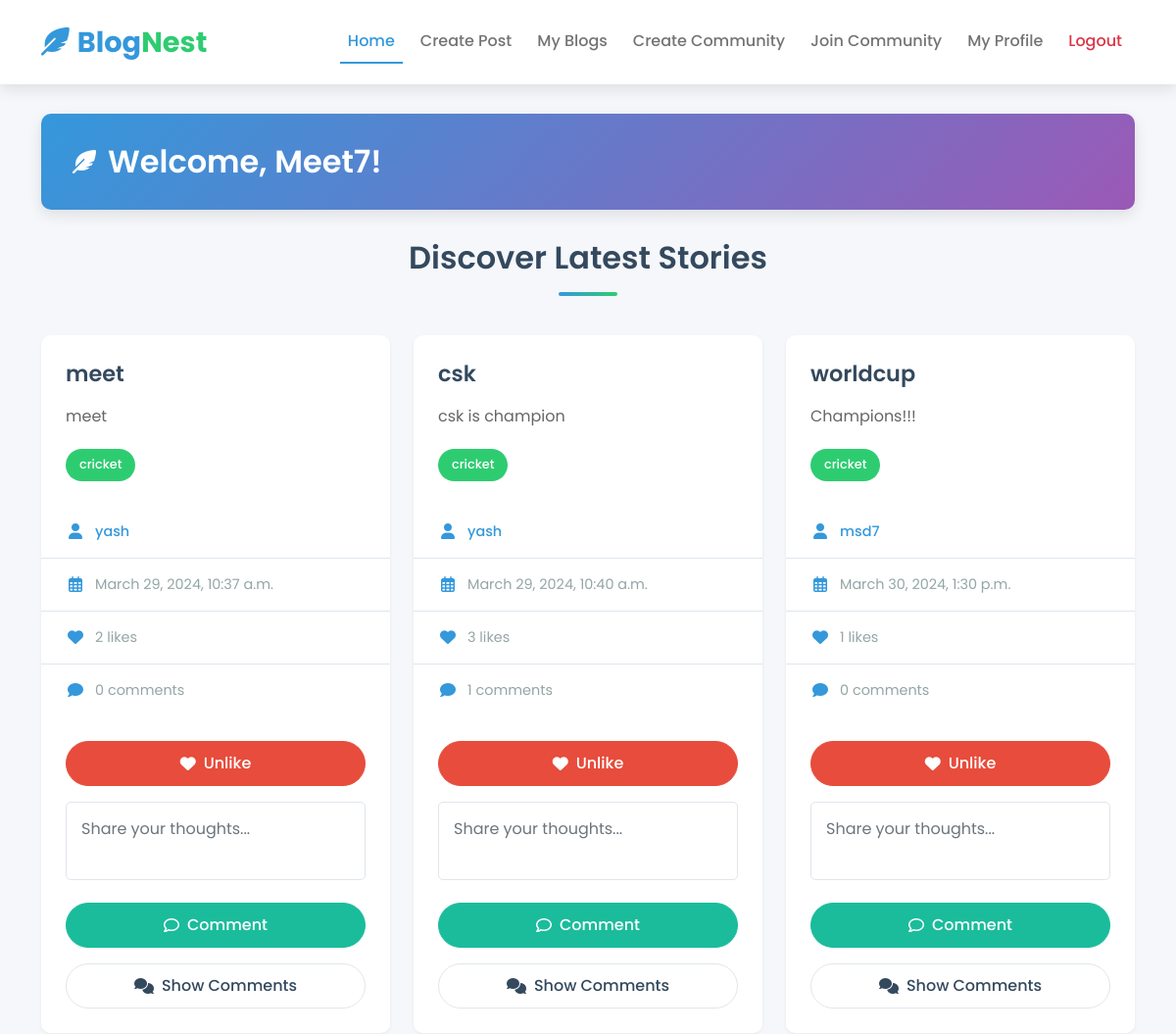
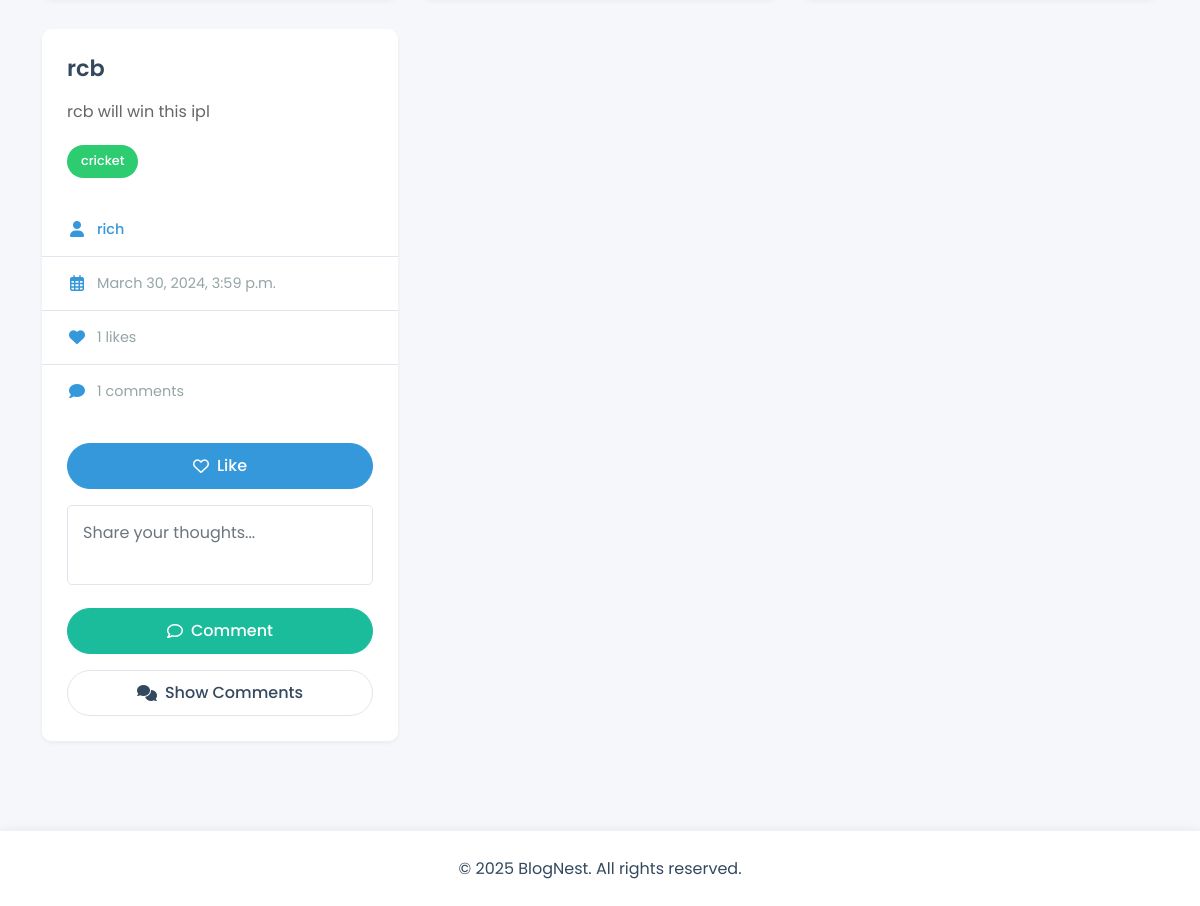
The page /home/ (signed in) on the database as committed earlier (2 pictures, top to bottom).
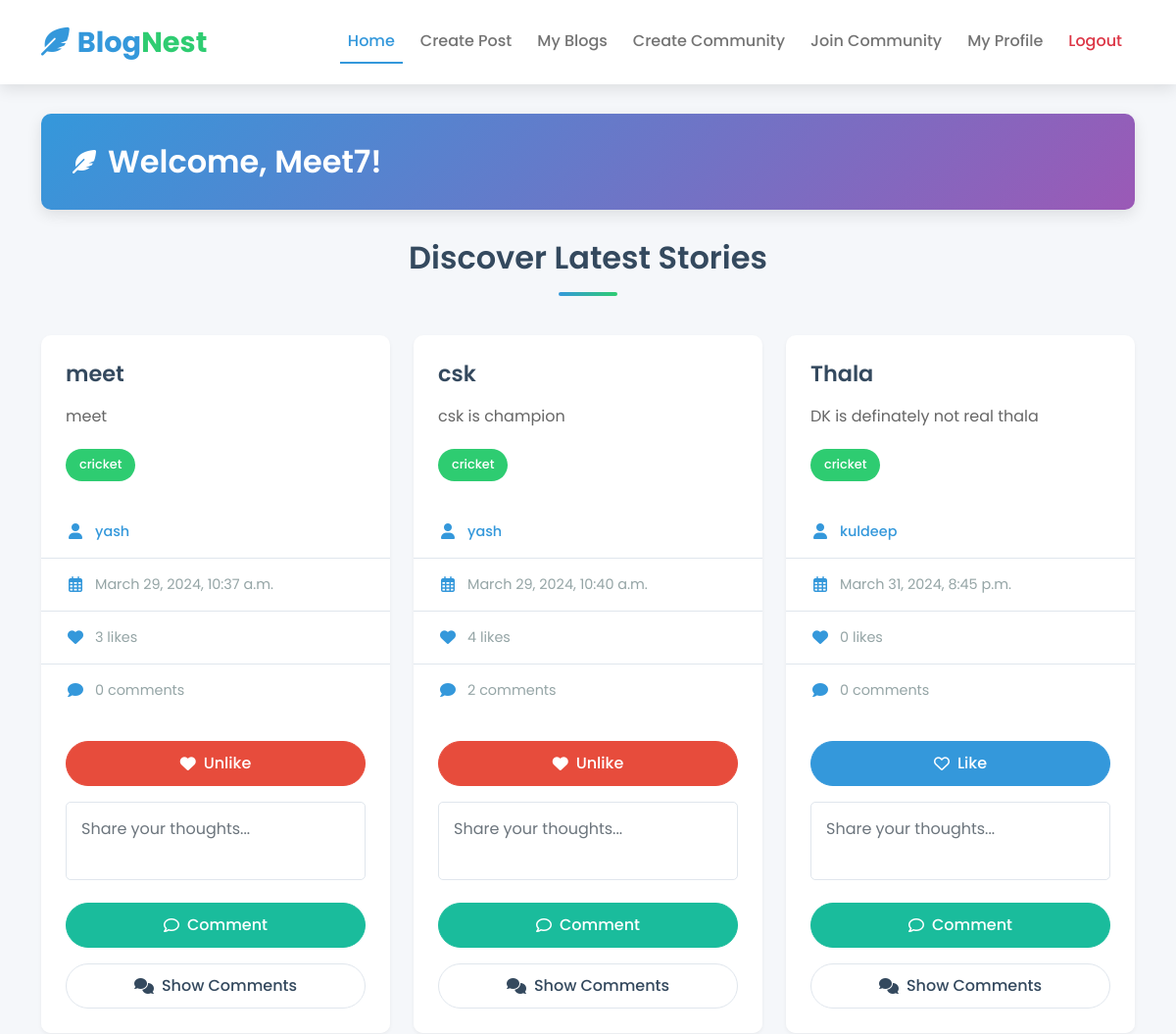
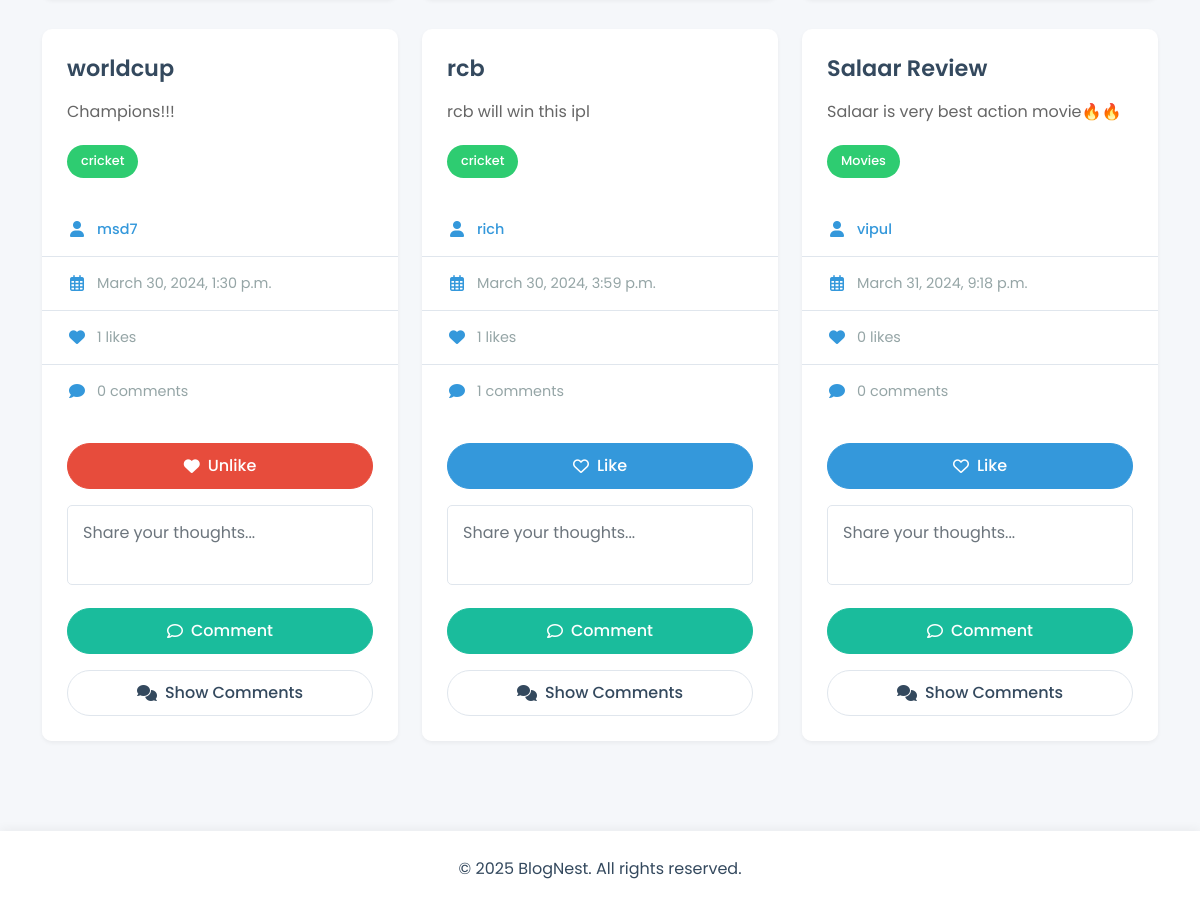
The same page on the database as committed later (2 pictures, top to bottom).
### Blog/models.py (models this page shows)
class BlogPost(models.Model):
  BlogId = models.IntegerField(primary_key = True)
  Title = models.CharField(max_length=50)
  BlogData = models.CharField(max_length=5000, null =False , default ='')
  DatePosted = models.DateTimeField()
  Likes = models.IntegerField()
  Comments = models.IntegerField()
  UserID = models.ForeignKey(User, null=True, on_delete=models.CASCADE)
  CategoryId = models.ForeignKey(Category, null=True, on_delete=models.CASCADE)

class Category(models.Model):
  CategoryId = models.IntegerField(primary_key = True)
  CategoryName = models.CharField(max_length=50)
  Description = models.CharField(max_length=500)

### Blog/views.py (the view)
# urls.py: path('home/', home, name='home'),
def home(request):
  name={'username': request.session.get('username')}
  blogs=BlogPost.objects.all()
  user=User.objects.get(username=request.session.get('username'))
  my_blogs = BlogPost.objects.filter(UserID=user)
  other_blogs = blogs.exclude(pk__in=my_blogs.values_list('pk', flat=True))
  user_has_liked_blog_ids = {}
  if user.is_authenticated:
      user_has_liked_blog_ids = Like.objects.filter(UserID=user).values_list('BlogID', flat=True)
  other_blogs_with_counts = other_blogs.annotate(
        likes_count=Count('like'),
        comments_count=Count('comment')
    )
  context = {
      'name': request.user,
      'blogs': other_blogs_with_counts,
      'user_has_liked_blog_ids': user_has_liked_blog_ids
  }
  return render(request, 'home.html', context)

### templates/home.html (shortened to what the changed rows need)
{% load static %}
<!DOCTYPE html>
<html lang="en">
<head>
  <link href="https://cdn.jsdelivr.net/npm/bootstrap@5.0.2/dist/css/bootstrap.min.css" rel="stylesheet"
>
  <link href="https://cdnjs.cloudflare.com/ajax/libs/font-awesome/6.0.0-beta3/css/all.min.css" rel="stylesheet">
  <link href="{% static 'css/home.css' %}" rel="stylesheet">
</head>
<body>
  <div class="container main-container">
    <div class="welcome-banner">
      <div class="container">
        <h2><i class="fas fa-feather-alt"></i> Welcome, {{ name.username }}!</h2>
      </div>
    </div>
    <h2 class="blog-section-title">Discover Latest Stories</h2>
    <div class="row">
      {% for blog in blogs %}
      <div class="col-lg-4 col-md-6">
        <div class="card blog-card">
          <div class="card-body">
            <h5 class="card-title">{{ blog.Title }}</h5>
            <p class="card-text">{{ blog.BlogData }}</p>
            <span class="blog-category">{{ blog.CategoryId.CategoryName }}</span>
          </div>
          <ul class="list-group list-group-flush">
            <li class="list-group-item blog-meta-item">
              <i class="fas fa-user"></i>
              <span class="blog-meta-username">{{ blog.UserID.username }}</span>
            </li>
            <li class="list-group-item blog-meta-item">
              <i class="far fa-calendar-alt"></i>
              <span>{{ blog.DatePosted }}</span>
            </li>
            <li class="list-group-item blog-meta-item">
              <i class="fas fa-heart"></i>
              <span>{{ blog.Likes }} likes</span>
            </li>
            <li class="list-group-item blog-meta-item">
              <i class="fas fa-comment"></i>
              <span>{{ blog.Comments }} comments</span>
            </li>
          </ul>
          <div class="card-footer">
            {% if user_has_liked_blog_ids and blog.pk in user_has_liked_blog_ids %}
            <a href="{% url 'remove_like' blog.pk %}" class="btn btn-danger like-btn w-100">
              <i class="fas fa-heart"></i> Unlike
            </a>
            {% else %}
            <a href="{% url 'like_blog' blog.pk %}" class="btn btn-primary like-btn w-100">
              <i class="far fa-heart"></i> Like
            </a>
            {% endif %}
            <form action="{% url 'add_comment' blog.pk %}" method="post" class="mt-3">
              <textarea name="content" id="content" rows="2" class="form-control"
                placeholder="Share your thoughts..." required></textarea>
              <button type="submit" class="btn btn-info mt-2 w-100">
                <i class="far fa-comment"></i> Comment
              </button>
            </form>
            <button class="btn btn-outline-secondary mt-3 w-100 comments-toggle" type="button" onclick="showComments({{ blog.pk }})">
              <i class="fas fa-comments"></i> <span class="comments-toggle-text">Show Comments</span>
            </button>
          </div>
        </div>
      </div>
      {% endfor %}
    </div>
  </div>
</body>
</html>

Rows that differ between the two databases and show on the page:
changed BlogPost "meet": Likes "2" → "3"
changed BlogPost "csk": Likes "3" → "4"; Comments "1" → "2"
added BlogPost: Title "Thala", BlogData "DK is definately not real thala", CategoryId.CategoryName "cricket", UserID.username "kuldeep", DatePosted "March 31, 2024, 8:45 p.m.", Likes "0", Comments "0"
added BlogPost: Title "Salaar Review", BlogData "Salaar is very best action movie🔥🔥", CategoryId.CategoryName "Movies", UserID.username "vipul", DatePosted "March 31, 2024, 9:18 p.m.", Likes "0", Comments "0"
